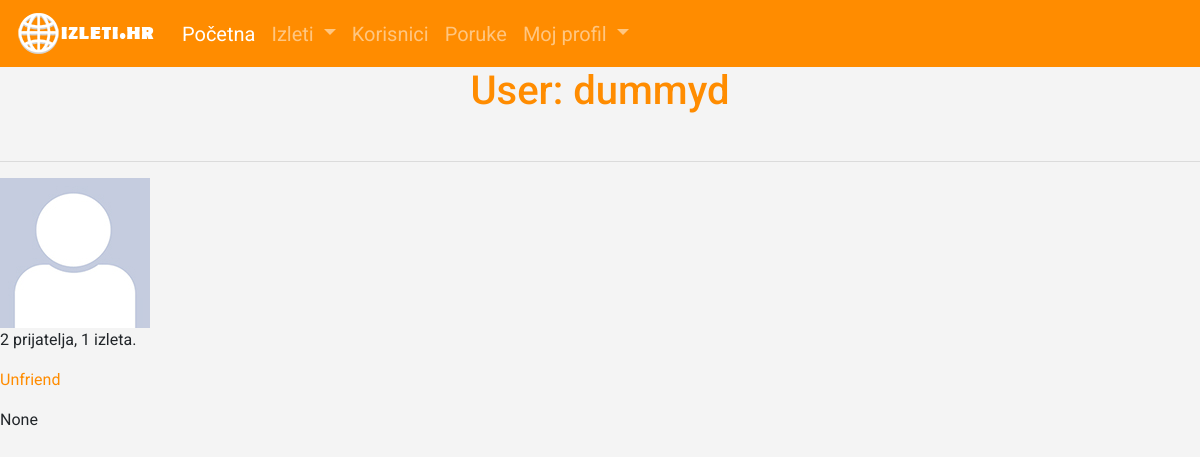
The app's page /user/dummyd (signed in), older data.
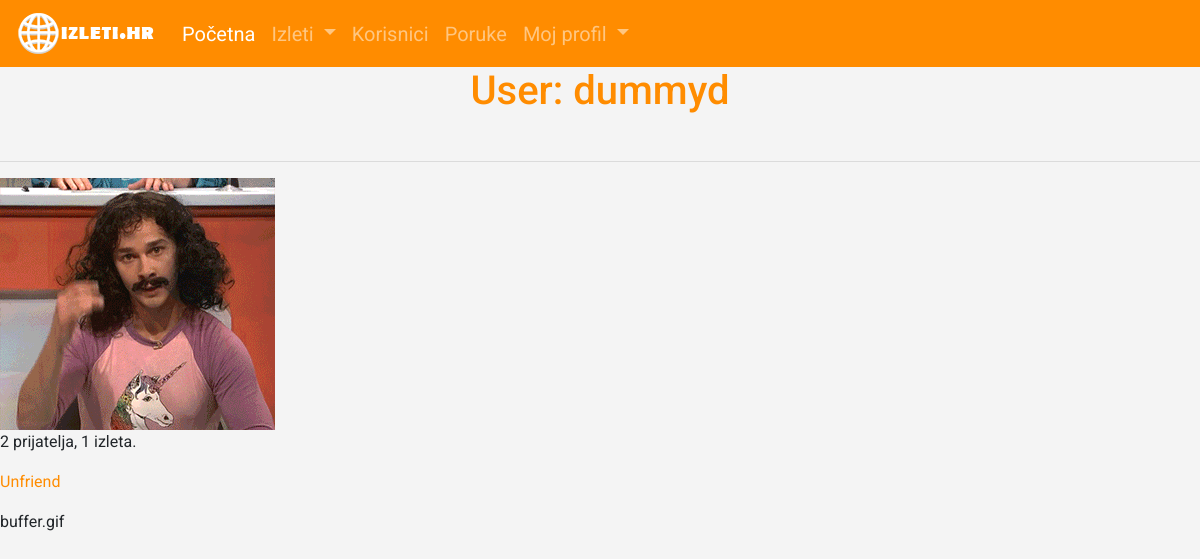
The same page, newer data.
### app/models.py (models this page shows, shortened)
class User(UserMixin, db.Model):
    id=db.Column(db.Integer,primary_key=True)
    username=db.Column(db.String(64), index=True, unique=True)
    email=db.Column(db.String(120), index=True, unique=True)
    password_hash=db.Column(db.String(128))
    ime=db.Column(db.String(50))
    prezime=db.Column(db.String(64))
    datum_rodjenja=db.Column(db.Date, nullable=True)
    broj_telefona=db.Column(db.String(20), nullable=True)
    o_meni=db.Column(db.String(400), nullable=True)
    profilna_slika=db.Column(db.String(300), default='korisnik.jpg')
    izleti = db.relationship('Izlet', backref='creator', lazy='dynamic')
    befriended=db.relationship(
        'User',secondary=friends,
        primaryjoin=(friends.c.befriender_id==id),
        secondaryjoin=(friends.c.befriended_id==id),
        backref=db.backref('friends',lazy='dynamic'),lazy='dynamic')
    def is_friends(self, user):
        return self.befriended.filter(
            friends.c.befriended_id == user.id).count() > 0

### app/routes.py (the view)
@app.route('/user/<username>')
@login_required
def user(username):
    user = User.query.filter_by(username=username).first_or_404()
    return render_template('user.html', user=user)

### app/models.py (called while the page is built)
@login.user_loader
def load_user(id):
    return User.query.get(int(id))

### app/templates/user.html
{% extends "base.html" %}
{% block content %}
    <h1>User: {{ user.username }}</h1>
    <hr>
    {% if user.profilna_slika %}
    <img src="{{ url_for('static', filename='img/' + user.profilna_slika) }}" />
    {% else %}
    <img src="{{ url_for('static', filename='img/korisnik.jpg') }}" />
    {% endif %}
    <p>{{ user.friends.count() }} prijatelja, {{ user.izleti.count() }} izleta.</p>
    {% if user == current_user %}
    <p><a href="{{ url_for('edit_profile') }}">Edit your profile</a></p>
    {% elif not current_user.is_friends(user) %}
    <p><a href="{{ url_for('befriend', username=user.username) }}">Befriend</a></p>
    {% else %}
    <p><a href="{{ url_for('unfriend', username=user.username) }}">Unfriend</a></p>
    {% endif %}
    {{user.profilna_slika}}
{% endblock %}

### app/templates/base.html (shortened to what this page needs)
<!DOCTYPE html >
<html>
<head>
  <link rel="stylesheet" href="https://stackpath.bootstrapcdn.com/bootstrap/4.3.1/css/bootstrap.min.css">
  <link rel = "stylesheet" type="text/css" href="{{url_for('static',filename='style_index.css')}}">
  <link rel="stylesheet" href="https://use.fontawesome.com/releases/v5.8.1/css/all.css">
</head>
<body>
  <nav class="navbar navbar-expand-lg navbar-dark" style="background-color: #FF8C00;">
  <a class="navbar-brand" href="#"><img src="static/pictures/logo.png"></a>
  <div class="collapse navbar-collapse" id="navbarSupportedContent">
    <ul class="navbar-nav mr-auto">
      <li class="nav-item active">
        <a class="nav-link" href="{{url_for('index')}}">Početna <span class="sr-only">(current)</span></a>
      <li class="nav-item dropdown">
        <a class="nav-link dropdown-toggle" href="#" id="navbarDropdown" role="button" data-toggle="dropdown" aria-haspopup="true" aria-expanded="false">
          Izleti
        </a>
        <li class="nav-item">
        <a class="nav-link" href="{{url_for('svi_korisnici')}}">Korisnici <span class="sr-only">(current)</span></a>
      </li>
      <li class="nav-item">
        <a class="nav-link" href="#">Poruke <span class="sr-only">(current)</span></a>
      </li>
        <li class="nav-item dropdown">
        <a class="nav-link dropdown-toggle" href="#" id="navbarDropdown" role="button" data-toggle="dropdown" aria-haspopup="true" aria-expanded="false">
          Moj profil
        </a>
  </div>
</nav>
{% block content %}
{% endblock %}
</body>
</html>

### app/static/style_index.css (style rules this page uses)
body { font-family: 'Roboto', sans-serif; background-color: #f4f4f4; }
h1,h2,h3,h4 { color:#FF8C00; }
a { color:#FF8C00; }
.navbar-dark .navbar-nav { font-size: 20px !important; }
h1 { text-align:center; padding-bottom: 30px; }
html { -webkit-box-sizing: border-box; -moz-box-sizing: border-box; box-sizing: border-box; }
*, *:before, *:after { -webkit-box-sizing: inherit; -moz-box-sizing: inherit; box-sizing: inherit; }

Row changes from the older to the newer data that the page shows:
changed User "dummyd": profilna_slika: picture added; profilna_slika "None" → "buffer.gif"
